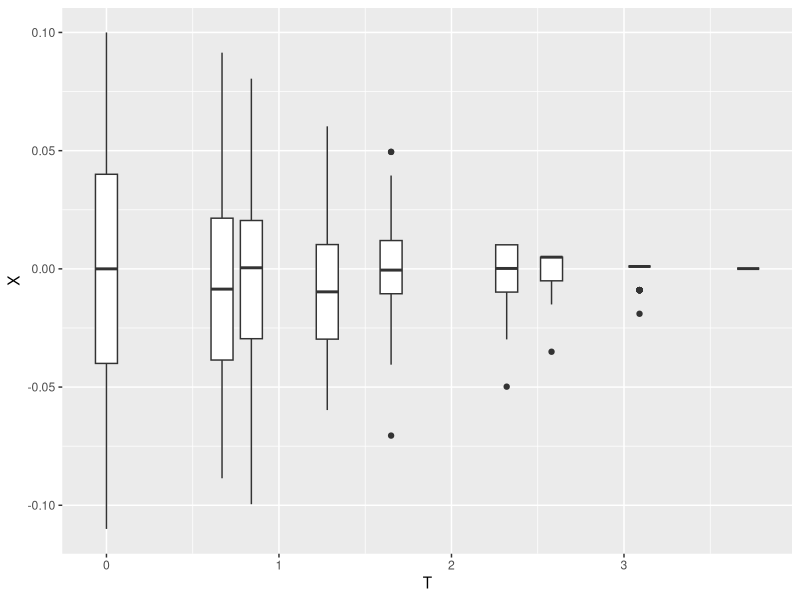
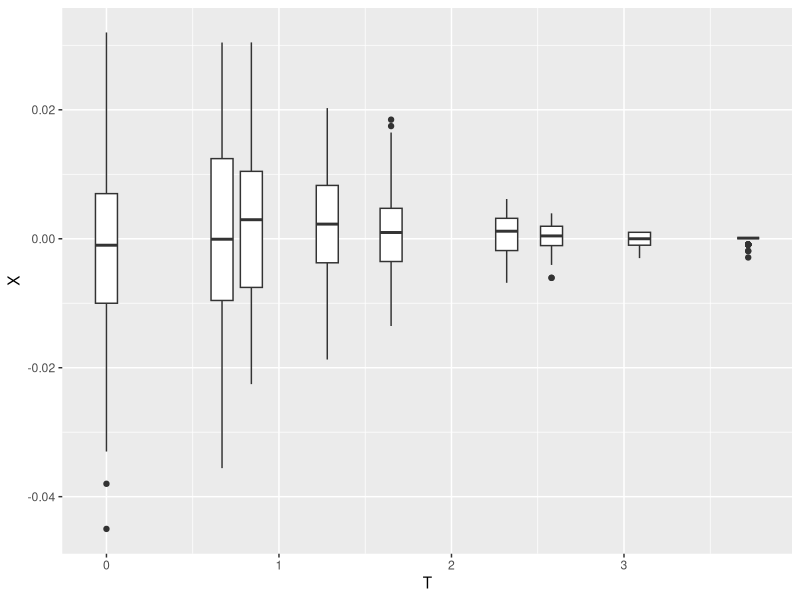
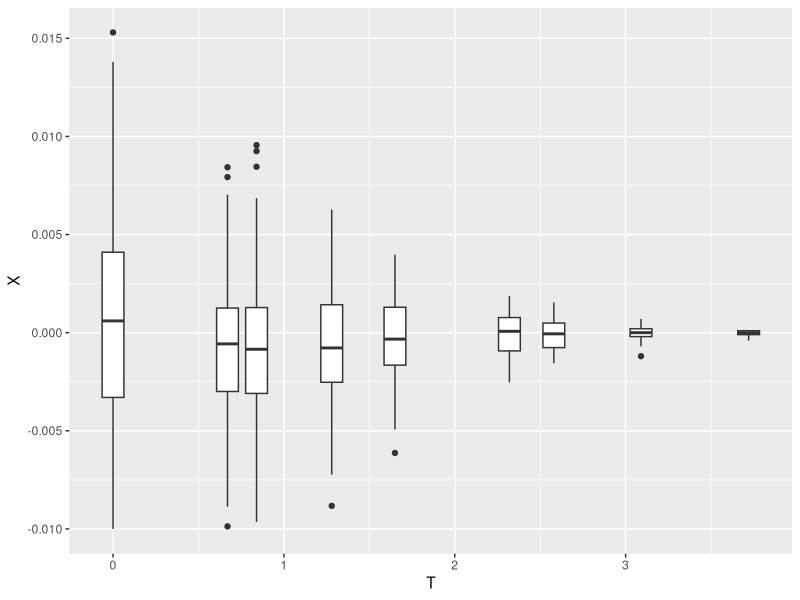

Recreate these plots in R, in order.
## ---- chunk 1
t=c(0,0.67,0.84,1.28,1.65,2.32,2.58,3.09,3.72)
n=c(100,1000,10000)
p=matrix(0,nrow=9,ncol=3)
#a=0
for (i in 1:9)
  for(j in 1:3){
    #a=a+1
    num=rnorm(n[j],0,1)
    p[i,j]=mean(num<t[i])
    #print(a)
  }
rownames(p)<-t
colnames(p)<-n
true_value<-c(pnorm(0),pnorm(0.67),pnorm(0.84),pnorm(1.28),pnorm(1.65),
           pnorm(2.32),pnorm(2.58),pnorm(3.09),pnorm(3.72))
p<-cbind(p,true_value)
p<-round(p,digits=3)
#make figure more beautiful
library(knitr)
library(magrittr)
library(kableExtra)
  kable(p, booktabs=TRUE) %>%
  kable_styling(bootstrap_options = "striped",full_width = F) %>% 
 column_spec(1,bold=T)#full_width=F, is or isn't full of screen
## ---- chunk 2
x=pnorm(  c(0.0,0.67, 0.84,1.28,1.65,2.32,2.58,3.09,3.72), mean = 0, sd = 1)
t=c(0.0,0.67, 0.84,1.28,1.65,2.32,2.58,3.09,3.72)
n=10^2
z=matrix(0,100,9)
w=matrix(0,9,n)
for(p in 1:100)
{ y=c(rnorm(n,mean=0,sd=1))
  for(k in 1:9)
  {
   for(j in 1:n)
  {w[k,j]=sign(y[j]<=t[k])}
z[p,k]=sum(w[k,])/n}}
z=as.data.frame(z)
r=c(z$V1,z$V2,z$V3,z$V4,z$V5,z$V6,z$V7,z$V8,z$V9)
e=c(rep(0.0,100),rep(0.67,100),rep(0.84,100),rep(1.28,100),rep(1.65,100),rep(2.32,100),rep(2.58,100),rep(3.09,100),rep(3.72,100))
q=data.frame(T=rep(0,100),X=0)
for(s in 1:900)
{q[s,2]=r[s]}
for(s in 1:900)
{q[s,1]=e[s]}
for(a in 1:100)
 { q[a,2]=q[a,2]-x[1]
 q[a+100,2]=q[a+100,2]-x[2]
 q[a+200,2]=q[a+200,2]-x[3]
 q[a+300,2]=q[a+300,2]-x[4]
 q[a+400,2]=q[a+400,2]-x[5]
 q[a+500,2]=q[a+500,2]-x[6]
 q[a+600,2]=q[a+600,2]-x[7]
 q[a+700,2]=q[a+700,2]-x[8]
 q[a+800,2]=q[a+800,2]-x[9]}
library(ggplot2)
ggplot(q,aes(T,X,group=T)) + geom_boxplot()
## ---- chunk 3
x=pnorm(  c(0.0,0.67, 0.84,1.28,1.65,2.32,2.58,3.09,3.72), mean = 0, sd = 1)
t=c(0.0,0.67, 0.84,1.28,1.65,2.32,2.58,3.09,3.72)
n=10^3
z=matrix(0,100,9)
w=matrix(0,9,n)
for(p in 1:100)
{ y=c(rnorm(n,mean=0,sd=1))
  for(k in 1:9)
  {
   for(j in 1:n)
  {w[k,j]=sign(y[j]<=t[k])}
z[p,k]=sum(w[k,])/n}}
z=as.data.frame(z)
r=c(z$V1,z$V2,z$V3,z$V4,z$V5,z$V6,z$V7,z$V8,z$V9)
e=c(rep(0.0,100),rep(0.67,100),rep(0.84,100),rep(1.28,100),rep(1.65,100),rep(2.32,100),rep(2.58,100),rep(3.09,100),rep(3.72,100))
q=data.frame(T=rep(0,100),X=0)
for(s in 1:900)
{q[s,2]=r[s]}
for(s in 1:900)
{q[s,1]=e[s]}
for(a in 1:100)
 { q[a,2]=q[a,2]-x[1]
 q[a+100,2]=q[a+100,2]-x[2]
 q[a+200,2]=q[a+200,2]-x[3]
 q[a+300,2]=q[a+300,2]-x[4]
 q[a+400,2]=q[a+400,2]-x[5]
 q[a+500,2]=q[a+500,2]-x[6]
 q[a+600,2]=q[a+600,2]-x[7]
 q[a+700,2]=q[a+700,2]-x[8]
 q[a+800,2]=q[a+800,2]-x[9]}
library(ggplot2)
ggplot(q,aes(T,X,group=T)) + geom_boxplot()
## ---- chunk 4
x=pnorm(  c(0.0,0.67, 0.84,1.28,1.65,2.32,2.58,3.09,3.72), mean = 0, sd = 1)
t=c(0.0,0.67, 0.84,1.28,1.65,2.32,2.58,3.09,3.72)
n=10^4
z=matrix(0,100,9)
w=matrix(0,9,n)
for(p in 1:100)
{ y=c(rnorm(n,mean=0,sd=1))
  for(k in 1:9)
  {
   for(j in 1:n)
  {w[k,j]=sign(y[j]<=t[k])}
z[p,k]=sum(w[k,])/n}}
z=as.data.frame(z)
r=c(z$V1,z$V2,z$V3,z$V4,z$V5,z$V6,z$V7,z$V8,z$V9)
e=c(rep(0.0,100),rep(0.67,100),rep(0.84,100),rep(1.28,100),rep(1.65,100),rep(2.32,100),rep(2.58,100),rep(3.09,100),rep(3.72,100))
q=data.frame(T=rep(0,100),X=0)
for(s in 1:900)
{q[s,2]=r[s]}
for(s in 1:900)
{q[s,1]=e[s]}
for(a in 1:100)
 { q[a,2]=q[a,2]-x[1]
 q[a+100,2]=q[a+100,2]-x[2]
 q[a+200,2]=q[a+200,2]-x[3]
 q[a+300,2]=q[a+300,2]-x[4]
 q[a+400,2]=q[a+400,2]-x[5]
 q[a+500,2]=q[a+500,2]-x[6]
 q[a+600,2]=q[a+600,2]-x[7]
 q[a+700,2]=q[a+700,2]-x[8]
 q[a+800,2]=q[a+800,2]-x[9]}
library(ggplot2)
ggplot(q,aes(T,X,group=T)) + geom_boxplot()
